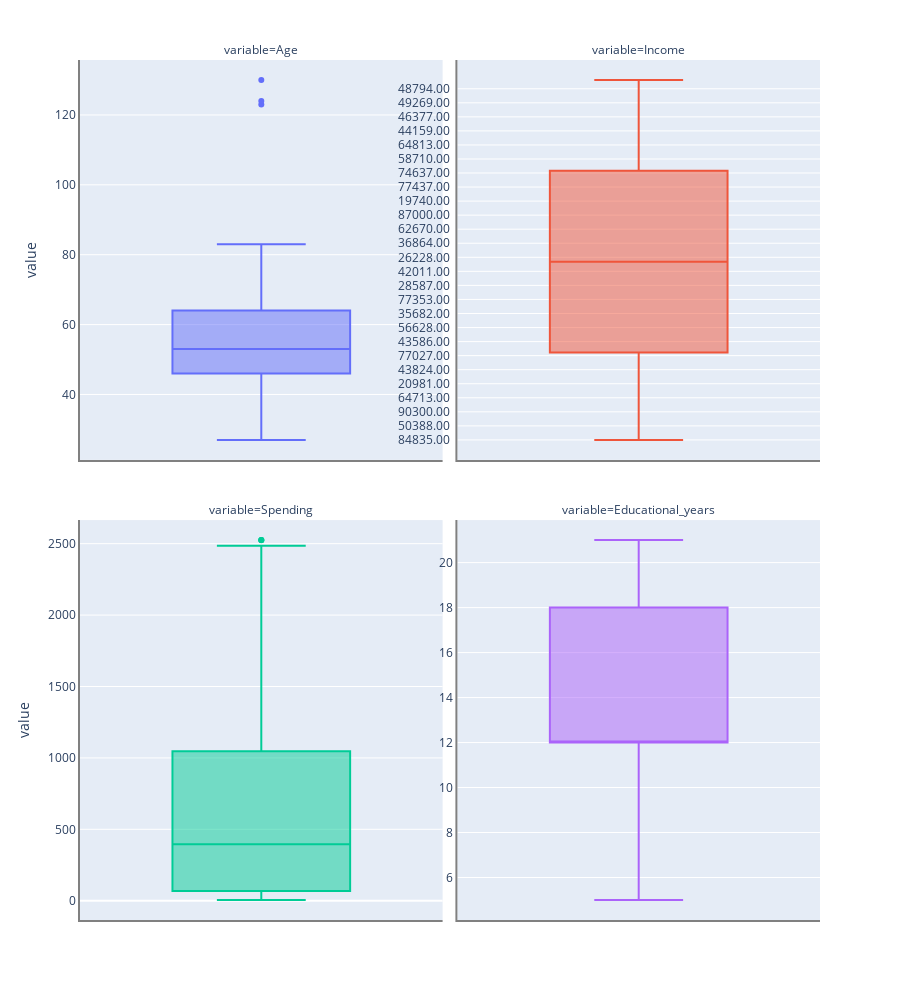

Here is the notebook cell this chart was saved with:
### Markdown cell above
**Insight:** We have a varied range of Customers in this store. People with income as high as 700k yearly income and some customers with less than $100k yearly income as well.

However, majority of customers are with low yearly income and there are only a few which have income more than $100k. This means that the store caters to majorly low-income group customers and doesn't entertain rich/luxury customers.

So, we will remove this outliers otherwise it will pose a problem in further analysis. We use the log transformation technqiue for this.

### Code cell
df = data[['Age','Income','Spending','Educational_years']]

fig = px.box(df.melt(), y="value", facet_col="variable",facet_col_wrap=2, boxmode="overlay", color="variable",height=1000, width=900)
fig.update_yaxes(matches=None)

for i in range(len(fig["data"])):
    yaxis_name = 'yaxis' if i == 0 else f'yaxis{i + 1}'
    fig.layout[yaxis_name].showticklabels = True

fig.update_layout(showlegend=False)
fig.update_xaxes(showline=True, linewidth=2, linecolor='grey')
fig.update_yaxes(showline=True, linewidth=2, linecolor='grey')

fig.show()

### Figure 1 — Plotly figure (JSON) as saved in the notebook; plotly's stock layout.template omitted (floating-point values rounded to 4 significant figures; data arrays with more than 128 entries replaced by an {"elided": "..."} marker saying what was removed)
{"data": [{"alignmentgroup": "True", "hovertemplate": "variable=Age<br>value=%{y}<extra></extra>", "legendgroup": "Age", "marker": {"color": "#636efa"}, "name": "Age", "notched": false, "offsetgroup": "Age", "orientation": "v", "showlegend": true, "type": "box", "x0": " ", "xaxis": "x3", "y": {"elided": "2240 int values"}, "y0": " ", "yaxis": "y3"}, {"alignmentgroup": "True", "hovertemplate": "variable=Income<br>value=%{y}<extra></extra>", "legendgroup": "Income", "marker": {"color": "#EF553B"}, "name": "Income", "notched": false, "offsetgroup": "Income", "orientation": "v", "showlegend": true, "type": "box", "x0": " ", "xaxis": "x4", "y": {"elided": "2240 str values"}, "y0": " ", "yaxis": "y4"}, {"alignmentgroup": "True", "hovertemplate": "variable=Spending<br>value=%{y}<extra></extra>", "legendgroup": "Spending", "marker": {"color": "#00cc96"}, "name": "Spending", "notched": false, "offsetgroup": "Spending", "orientation": "v", "showlegend": true, "type": "box", "x0": " ", "xaxis": "x", "y": {"elided": "2240 int values"}, "y0": " ", "yaxis": "y"}, {"alignmentgroup": "True", "hovertemplate": "variable=Educational_years<br>value=%{y}<extra></extra>", "legendgroup": "Educational_years", "marker": {"color": "#ab63fa"}, "name": "Educational_years", "notched": false, "offsetgroup": "Educational_years", "orientation": "v", "showlegend": true, "type": "box", "x0": " ", "xaxis": "x2", "y": {"elided": "2240 int values"}, "y0": " ", "yaxis": "y2"}], "layout": {"annotations": [{"font": {}, "showarrow": false, "text": "variable=Spending", "x": 0.245, "xanchor": "center", "xref": "paper", "y": 0.465, "yanchor": "bottom", "yref": "paper"}, {"font": {}, "showarrow": false, "text": "variable=Educational_years", "x": 0.755, "xanchor": "center", "xref": "paper", "y": 0.465, "yanchor": "bottom", "yref": "paper"}, {"font": {}, "showarrow": false, "text": "variable=Age", "x": 0.245, "xanchor": "center", "xref": "paper", "y": 1.0, "yanchor": "bottom", "yref": "paper"}, {"font": {}, "showarrow": false, "text": "variable=Income", "x": 0.755, "xanchor": "center", "xref": "paper", "y": 1.0, "yanchor": "bottom", "yref": "paper"}], "boxmode": "overlay", "height": 1000, "legend": {"title": {"text": "variable"}, "tracegroupgap": 0}, "margin": {"t": 60}, "showlegend": false, "width": 900, "xaxis": {"anchor": "y", "domain": [0, 0.49], "linecolor": "grey", "linewidth": 2, "showline": true}, "xaxis2": {"anchor": "y2", "domain": [0.51, 1], "linecolor": "grey", "linewidth": 2, "matches": "x", "showline": true}, "xaxis3": {"anchor": "y3", "domain": [0, 0.49], "linecolor": "grey", "linewidth": 2, "matches": "x", "showline": true, "showticklabels": false}, "xaxis4": {"anchor": "y4", "domain": [0.51, 1], "linecolor": "grey", "linewidth": 2, "matches": "x", "showline": true, "showticklabels": false}, "yaxis": {"anchor": "x", "domain": [0, 0.465], "linecolor": "grey", "linewidth": 2, "showline": true, "showticklabels": true, "title": {"text": "value"}}, "yaxis2": {"anchor": "x2", "domain": [0, 0.465], "linecolor": "grey", "linewidth": 2, "showline": true, "showticklabels": true}, "yaxis3": {"anchor": "x3", "domain": [0.535, 1.0], "linecolor": "grey", "linewidth": 2, "showline": true, "showticklabels": true, "title": {"text": "value"}}, "yaxis4": {"anchor": "x4", "domain": [0.535, 1.0], "linecolor": "grey", "linewidth": 2, "showline": true, "showticklabels": true}}}
